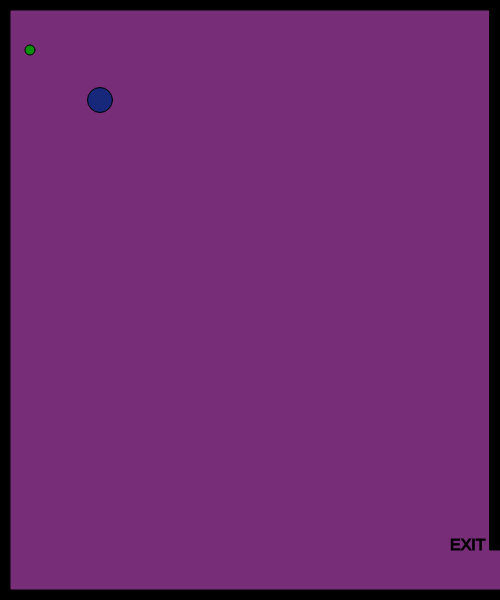
Frame 1 (no input)
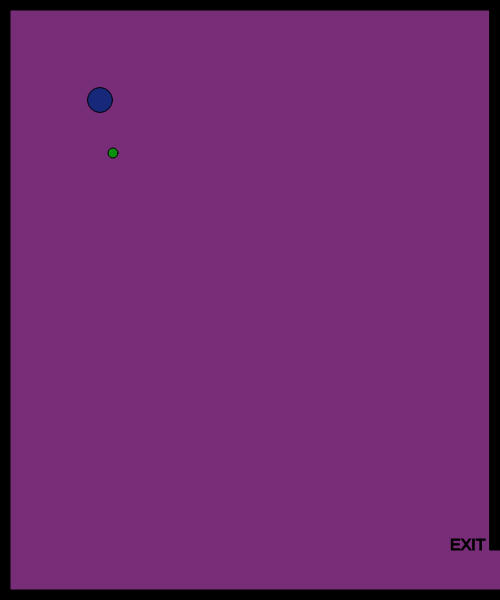
Frame 60 (no input)
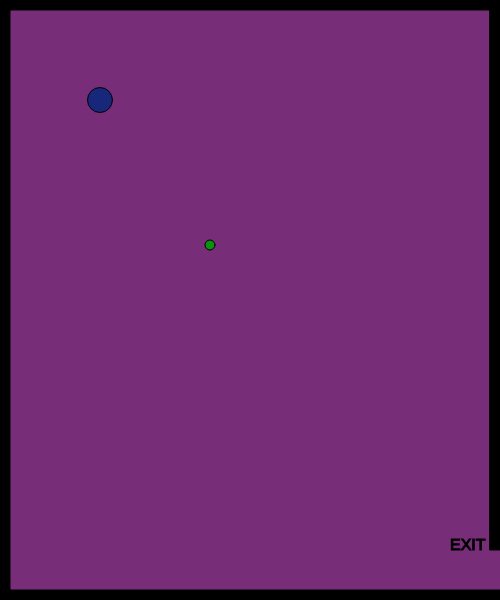
Frame 120 (the mouse pressed at the canvas centre since frame 60)

The p5.js sketch that drew these frames (run headless with seeded random() and noise() and a simulated clock; from frame 60 on, the mouse is pressed at the canvas centre):

// p5.js sketch
// ── sketch.js

//Variables
var CharacterX = 100;
var CharacterY = 100;

var w = 87;
var s = 83;
var a = 65;
var d = 68;

var ShapeX = 30;
var ShapeY = 50;
var ShapeXSpeed;
var ShapeYSpeed;

var MouseShapeX;
var MouseShapeY;

//functions
function setup()
{
    createCanvas(500,600);
    ShapeXSpeed = Math.floor(Math.random() * (Math.floor(Math.random() * 5)) + 1);
    ShapeYSpeed = Math.floor(Math.random() * (Math.floor(Math.random() * 5)) + 1);

}

function draw()
{
    background(120,45,120);
    stroke(0);
    fill(0);
    rect(0,0,width,10);
    rect(0,0,10,height);
    rect(0,height-10,width,10);
    rect(width-10,0,10,height-50);

    textSize(16);
    text("EXIT",width-50,height-50)

    fill(23,40,123);
    circle(CharacterX,CharacterY,25);

    if (keyIsDown(w))
    {
        CharacterY -= 10;
    }
    if (keyIsDown(s))
    {
        CharacterY += 10;
    }
    if (keyIsDown(a))
    {
        CharacterX -= 10;
    }
    if (keyIsDown(d))
    {
        CharacterX += 10;
    }
    fill(12,145,14);
    circle(ShapeX,ShapeY,10);
    ShapeXSpeed = Math.floor(Math.random() * (Math.floor(Math.random() * 5)) + 1);
    ShapeYSpeed = Math.floor(Math.random() * (Math.floor(Math.random() * 5)) + 1);
    
    ShapeX += ShapeXSpeed;
    ShapeY += ShapeYSpeed;

    if (ShapeX > width)
    {
        ShapeX = 0;
    }
    if (ShapeX < 0)
    {
        ShapeX = width;
    }
    if (ShapeY > height)
    {
        ShapeY = 0;
    }
    if (ShapeY < 0)
    {
        ShapeY = height;
    }

    if (CharacterX > width && CharacterY > width-50)
    {
        fill(0);
        stroke(5);
        textSize(26);
        text("You Win!", width/2-50, height/2-50);
    }

    fill(120,120,140);
    circle(MouseShapeX,MouseShapeY,25);

    function MouseClicked()
    {
        MouseShapeX = mouseX;
        MouseShapeY = mouseY;
    }
}
